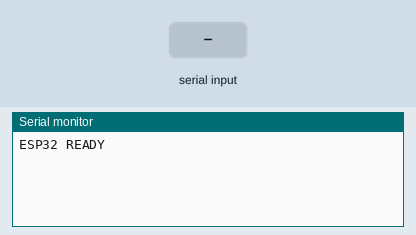
The sketch below on a simulated ESP32. Parts: the last lines printed to the serial monitor. Inputs (shaded band) come from the test bench.

Above: at 1.2 s.
1.3 s: "V" received over the second serial link
At 2.5 s:
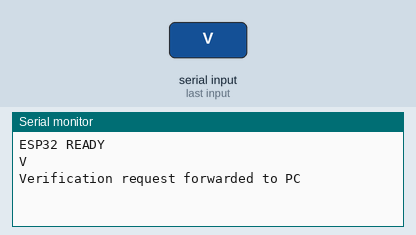
2.8 s: "1" received over Serial
At 3.6 s:
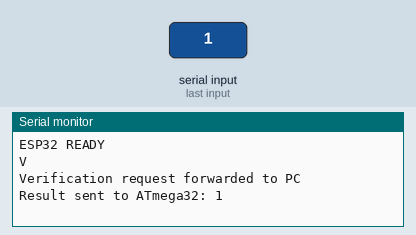

Measured:
- after the input at 1.3 s, the serial monitor: prints a new line at once (image 1)
- after the input at 2.8 s, the serial monitor: prints a new line at once (image 2)

The sketch:

esp32_bridge.ino
```cpp
#define ATMEGA_RX 16
#define ATMEGA_TX 17

#define PC_BAUD 115200
#define ATMEGA_BAUD 9600

void setup()
{
    // USB communication with Python
    Serial.begin(PC_BAUD);

    // UART2 communication with ATmega32
    Serial2.begin(
        ATMEGA_BAUD,
        SERIAL_8N1,
        ATMEGA_RX,
        ATMEGA_TX
    );

    Serial.println("ESP32 READY");
}

void loop()
{
    // Check for request from ATmega32
    if (Serial2.available())
    {
        char request = Serial2.read();

        if (request == 'V')
        {
            Serial.println("V");

            Serial.println("Verification request forwarded to PC");

            char result = '0';
            bool received = false;

            unsigned long startTime = millis();

            // Wait up to 55 seconds for Python
            while (millis() - startTime < 55000)
            {
                if (Serial.available())
                {
                    char response = Serial.read();

                    if (response == '1' || response == '0')
                    {
                        result = response;
                        received = true;
                        break;
                    }
                }
            }

            // Fail-safe: no response means denial
            if (!received)
            {
                result = '0';
                Serial.println("Python response timeout");
            }

            // Send result to ATmega32
            Serial2.write(result);

            Serial.print("Result sent to ATmega32: ");
            Serial.println(result);
        }
    }
}
```
